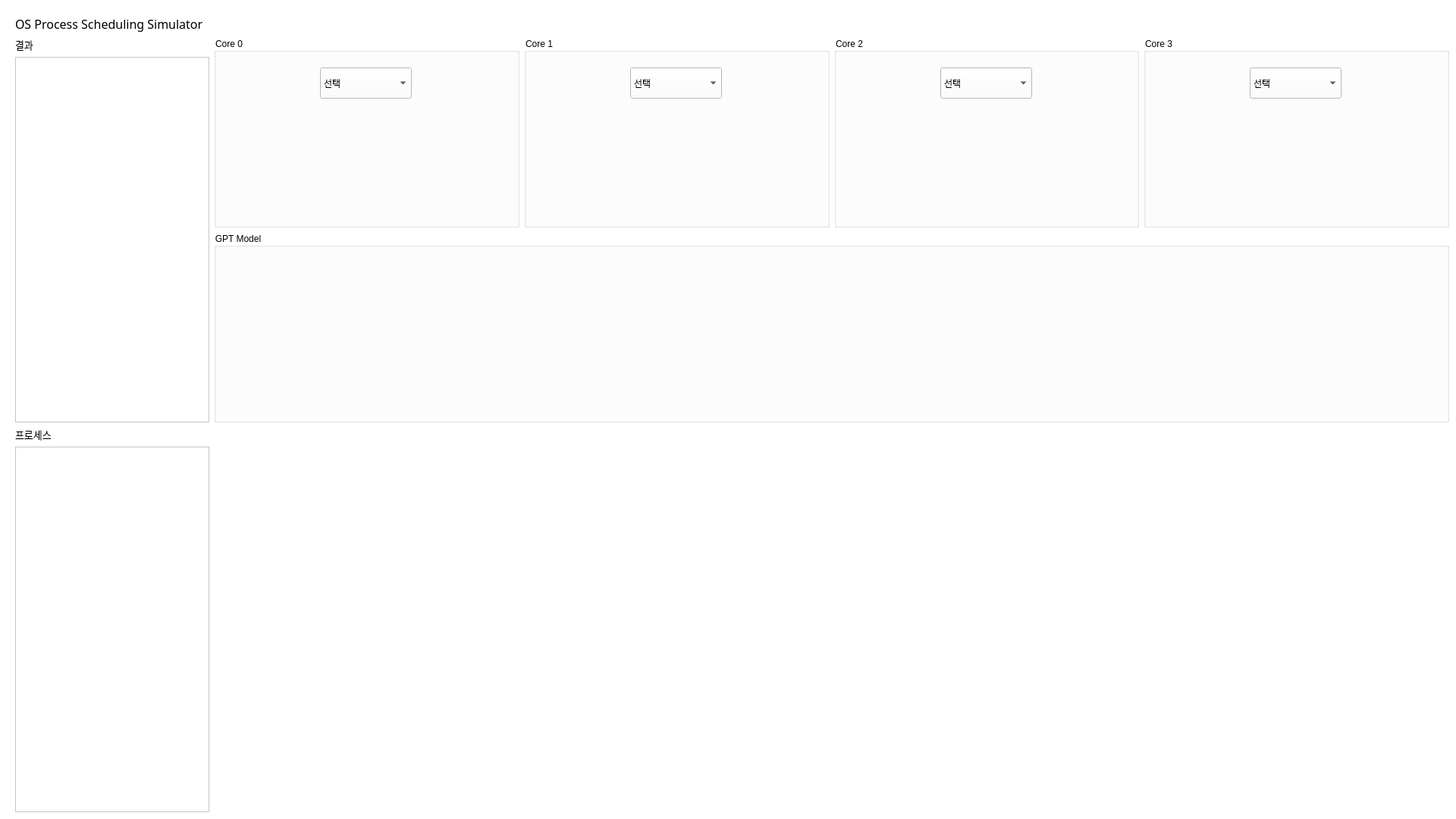
<?xml version="1.0" encoding="UTF-8"?>
<ui version="4.0">
 <class>Form</class>
 <widget class="QWidget" name="Form">
  <property name="geometry">
   <rect>
    <x>0</x>
    <y>0</y>
    <width>1920</width>
    <height>1080</height>
   </rect>
  </property>
  <property name="windowTitle">
   <string>Form</string>
  </property>
  <property name="autoFillBackground">
   <bool>false</bool>
  </property>
  <property name="styleSheet">
   <string notr="true"> background-color:rgb(255, 255, 255);</string>
  </property>
  <widget class="QWidget" name="verticalLayoutWidget_4">
   <property name="geometry">
    <rect>
     <x>20</x>
     <y>20</y>
     <width>1891</width>
     <height>1051</height>
    </rect>
   </property>
   <layout class="QVBoxLayout" name="verticalLayout_4">
    <property name="sizeConstraint">
     <enum>QLayout::SetDefaultConstraint</enum>
    </property>
    <property name="bottomMargin">
     <number>0</number>
    </property>
    <item>
     <layout class="QFormLayout" name="formLayout">
      <item row="3" column="0">
       <layout class="QVBoxLayout" name="verticalLayout_2">
        <item>
         <widget class="QLabel" name="label_2">
          <property name="font">
           <font>
            <family>HY헤드라인M</family>
            <pointsize>10</pointsize>
           </font>
          </property>
          <property name="text">
           <string>프로세스</string>
          </property>
         </widget>
        </item>
        <item>
         <widget class="QListView" name="listView"/>
        </item>
       </layout>
      </item>
      <item row="1" column="0">
       <layout class="QVBoxLayout" name="verticalLayout_3">
        <item>
         <widget class="QLabel" name="label_3">
          <property name="font">
           <font>
            <family>HY헤드라인M</family>
            <pointsize>10</pointsize>
           </font>
          </property>
          <property name="text">
           <string>결과</string>
          </property>
         </widget>
        </item>
        <item>
         <widget class="QListView" name="listView_2"/>
        </item>
       </layout>
      </item>
      <item row="1" column="1">
       <layout class="QVBoxLayout" name="verticalLayout">
        <item>
         <layout class="QHBoxLayout" name="horizontalLayout">
          <item>
           <widget class="QGroupBox" name="gb_core0">
            <property name="title">
             <string>Core 0</string>
            </property>
            <widget class="QComboBox" name="cb_core0">
             <property name="geometry">
              <rect>
               <x>140</x>
               <y>40</y>
               <width>121</width>
               <height>41</height>
              </rect>
             </property>
             <item>
              <property name="text">
               <string>선택</string>
              </property>
             </item>
            </widget>
           </widget>
          </item>
          <item>
           <widget class="QGroupBox" name="gb_core1">
            <property name="title">
             <string>Core 1</string>
            </property>
            <widget class="QComboBox" name="cb_core1">
             <property name="geometry">
              <rect>
               <x>140</x>
               <y>40</y>
               <width>121</width>
               <height>41</height>
              </rect>
             </property>
             <item>
              <property name="text">
               <string>선택</string>
              </property>
             </item>
            </widget>
           </widget>
          </item>
          <item>
           <widget class="QGroupBox" name="gb_core2">
            <property name="title">
             <string>Core 2</string>
            </property>
            <widget class="QComboBox" name="cb_core2">
             <property name="geometry">
              <rect>
               <x>140</x>
               <y>40</y>
               <width>121</width>
               <height>41</height>
              </rect>
             </property>
             <item>
              <property name="text">
               <string>선택</string>
              </property>
             </item>
            </widget>
           </widget>
          </item>
          <item>
           <widget class="QGroupBox" name="gb_core3">
            <property name="title">
             <string>Core 3</string>
            </property>
            <widget class="QComboBox" name="cb_core3">
             <property name="geometry">
              <rect>
               <x>140</x>
               <y>40</y>
               <width>121</width>
               <height>41</height>
              </rect>
             </property>
             <item>
              <property name="text">
               <string>선택</string>
              </property>
             </item>
            </widget>
           </widget>
          </item>
         </layout>
        </item>
        <item>
         <widget class="QGroupBox" name="gb_gpt">
          <property name="title">
           <string>GPT Model</string>
          </property>
         </widget>
        </item>
       </layout>
      </item>
      <item row="0" column="0">
       <widget class="QLabel" name="label">
        <property name="font">
         <font>
          <family>HY헤드라인M</family>
          <pointsize>12</pointsize>
         </font>
        </property>
        <property name="text">
         <string>OS Process Scheduling Simulator</string>
        </property>
       </widget>
      </item>
     </layout>
    </item>
   </layout>
  </widget>
 </widget>
 <resources/>
 <connections/>
</ui>
